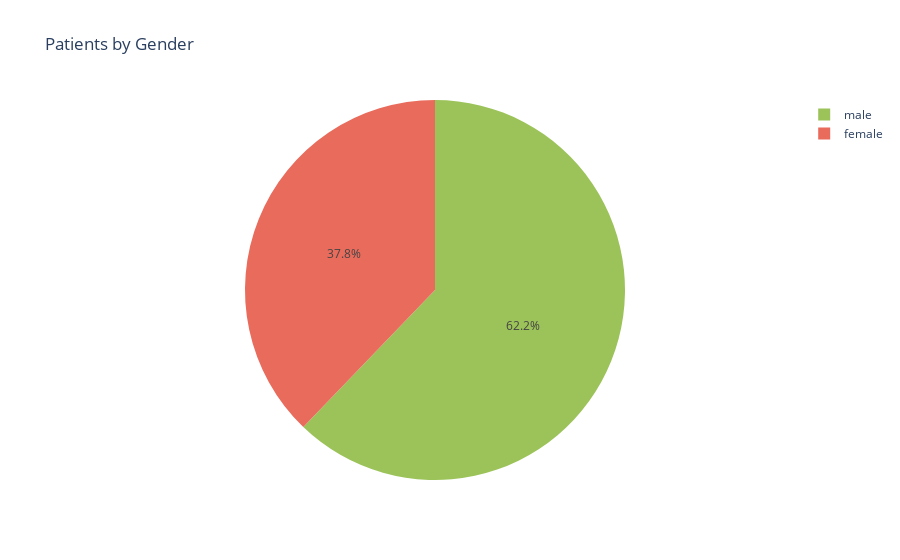

Write notebook code for a chart like this one.
### Code cell
import plotly.express as px

# Assuming 'df' is your DataFrame containing the 'Gender' column
labels = data['sex'].value_counts().index
values = data['sex'].value_counts().values

# Define colors for the pie chart
colors = ['#9cc359', '#e96b5c']

# Create the pie chart figure using Plotly Express
fig = px.pie(data, values=values, names=labels, title='Patients by Gender', color_discrete_sequence=colors)

# Show the plot
fig.show()

### Figure 1 — Plotly figure (JSON) as saved in the notebook; plotly's stock layout.template omitted (floating-point values rounded to 4 significant figures)
{"data": [{"domain": {"x": [0, 1], "y": [0, 1]}, "hovertemplate": "label=%{label}<br>value=%{value}<extra></extra>", "labels": ["male", "female"], "legendgroup": "", "name": "", "showlegend": true, "type": "pie", "values": [250, 152]}], "layout": {"legend": {"tracegroupgap": 0}, "piecolorway": ["#9cc359", "#e96b5c"], "title": {"text": "Patients by Gender"}}}
